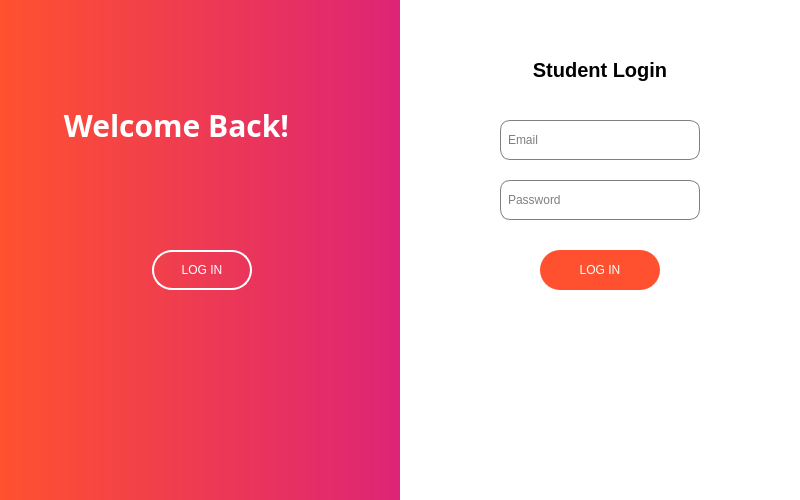
<?xml version="1.0" encoding="UTF-8"?>
<ui version="4.0">
 <class>StudentLogin</class>
 <widget class="QWidget" name="StudentLogin">
  <property name="geometry">
   <rect>
    <x>0</x>
    <y>0</y>
    <width>800</width>
    <height>500</height>
   </rect>
  </property>
  <property name="windowTitle">
   <string>Login</string>
  </property>
  <widget class="QWidget" name="leftPanel" native="true">
   <property name="geometry">
    <rect>
     <x>0</x>
     <y>0</y>
     <width>400</width>
     <height>500</height>
    </rect>
   </property>
   <property name="styleSheet">
    <string>background: qlineargradient(spread:pad, x1:0, y1:0, x2:1, y2:0, stop:0 #FF512F, stop:1 #DD2476);</string>
   </property>
   <widget class="QLabel" name="welcomeLabel">
    <property name="geometry">
     <rect>
      <x>51</x>
      <y>100</y>
      <width>251</width>
      <height>50</height>
     </rect>
    </property>
    <property name="font">
     <font>
      <family>Arial Rounded MT</family>
      <pointsize>-1</pointsize>
      <bold>true</bold>
     </font>
    </property>
    <property name="styleSheet">
     <string notr="true">color: white; font-size: 30px; font-weight: bold; background-color: transparent;</string>
    </property>
    <property name="text">
     <string>Welcome Back!</string>
    </property>
    <property name="alignment">
     <set>Qt::AlignmentFlag::AlignCenter</set>
    </property>
   </widget>
   <widget class="QPushButton" name="signInButton">
    <property name="geometry">
     <rect>
      <x>152</x>
      <y>250</y>
      <width>100</width>
      <height>40</height>
     </rect>
    </property>
    <property name="styleSheet">
     <string>background-color: transparent; color: white; border: 2px solid white; border-radius: 20px; padding: 5px;</string>
    </property>
    <property name="text">
     <string>LOG IN</string>
    </property>
   </widget>
  </widget>
  <widget class="QWidget" name="rightPanel" native="true">
   <property name="geometry">
    <rect>
     <x>400</x>
     <y>0</y>
     <width>400</width>
     <height>500</height>
    </rect>
   </property>
   <property name="styleSheet">
    <string>background: white;</string>
   </property>
   <widget class="QLabel" name="loginLabel">
    <property name="geometry">
     <rect>
      <x>120</x>
      <y>50</y>
      <width>160</width>
      <height>40</height>
     </rect>
    </property>
    <property name="styleSheet">
     <string>color: black; font-size: 20px; font-weight: bold;</string>
    </property>
    <property name="text">
     <string>Student Login</string>
    </property>
    <property name="alignment">
     <set>Qt::AlignmentFlag::AlignCenter</set>
    </property>
   </widget>
   <widget class="QLineEdit" name="emailInput">
    <property name="geometry">
     <rect>
      <x>100</x>
      <y>120</y>
      <width>200</width>
      <height>40</height>
     </rect>
    </property>
    <property name="styleSheet">
     <string>border: 1px solid gray; border-radius: 10px; padding: 5px;</string>
    </property>
    <property name="placeholderText">
     <string>Email</string>
    </property>
   </widget>
   <widget class="QLineEdit" name="passwordInput">
    <property name="geometry">
     <rect>
      <x>100</x>
      <y>180</y>
      <width>200</width>
      <height>40</height>
     </rect>
    </property>
    <property name="styleSheet">
     <string>border: 1px solid gray; border-radius: 10px; padding: 5px;</string>
    </property>
    <property name="echoMode">
     <enum>QLineEdit::EchoMode::Password</enum>
    </property>
    <property name="placeholderText">
     <string>Password</string>
    </property>
   </widget>
   <widget class="QPushButton" name="logInButton">
    <property name="geometry">
     <rect>
      <x>140</x>
      <y>250</y>
      <width>120</width>
      <height>40</height>
     </rect>
    </property>
    <property name="styleSheet">
     <string>background-color: #FF512F; color: white; border-radius: 20px; padding: 5px;</string>
    </property>
    <property name="text">
     <string>LOG IN</string>
    </property>
   </widget>
  </widget>
 </widget>
 <resources/>
 <connections/>
</ui>
